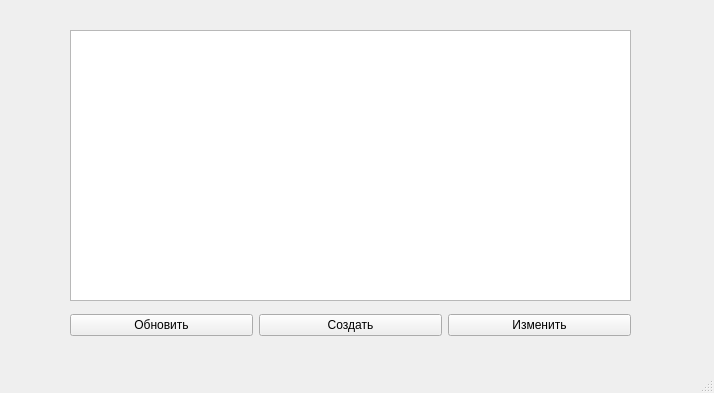
<?xml version="1.0" encoding="UTF-8"?>
<ui version="4.0">
 <class>MainWindow</class>
 <widget class="QMainWindow" name="MainWindow">
  <property name="geometry">
   <rect>
    <x>0</x>
    <y>0</y>
    <width>714</width>
    <height>393</height>
   </rect>
  </property>
  <property name="windowTitle">
   <string>Эспрессо</string>
  </property>
  <widget class="QWidget" name="centralwidget">
   <widget class="QTableWidget" name="tableWidget">
    <property name="geometry">
     <rect>
      <x>70</x>
      <y>30</y>
      <width>561</width>
      <height>271</height>
     </rect>
    </property>
    <property name="editTriggers">
     <set>QAbstractItemView::NoEditTriggers</set>
    </property>
   </widget>
   <widget class="QWidget" name="horizontalLayoutWidget">
    <property name="geometry">
     <rect>
      <x>70</x>
      <y>310</y>
      <width>561</width>
      <height>31</height>
     </rect>
    </property>
    <layout class="QHBoxLayout" name="horizontalLayout">
     <item>
      <widget class="QPushButton" name="pushButton">
       <property name="text">
        <string>Обновить</string>
       </property>
      </widget>
     </item>
     <item>
      <widget class="QPushButton" name="addButton">
       <property name="text">
        <string>Создать</string>
       </property>
      </widget>
     </item>
     <item>
      <widget class="QPushButton" name="editButton">
       <property name="text">
        <string>Изменить</string>
       </property>
      </widget>
     </item>
    </layout>
   </widget>
  </widget>
  <widget class="QMenuBar" name="menubar">
   <property name="geometry">
    <rect>
     <x>0</x>
     <y>0</y>
     <width>714</width>
     <height>21</height>
    </rect>
   </property>
  </widget>
  <widget class="QStatusBar" name="statusbar"/>
 </widget>
 <resources/>
 <connections/>
</ui>
